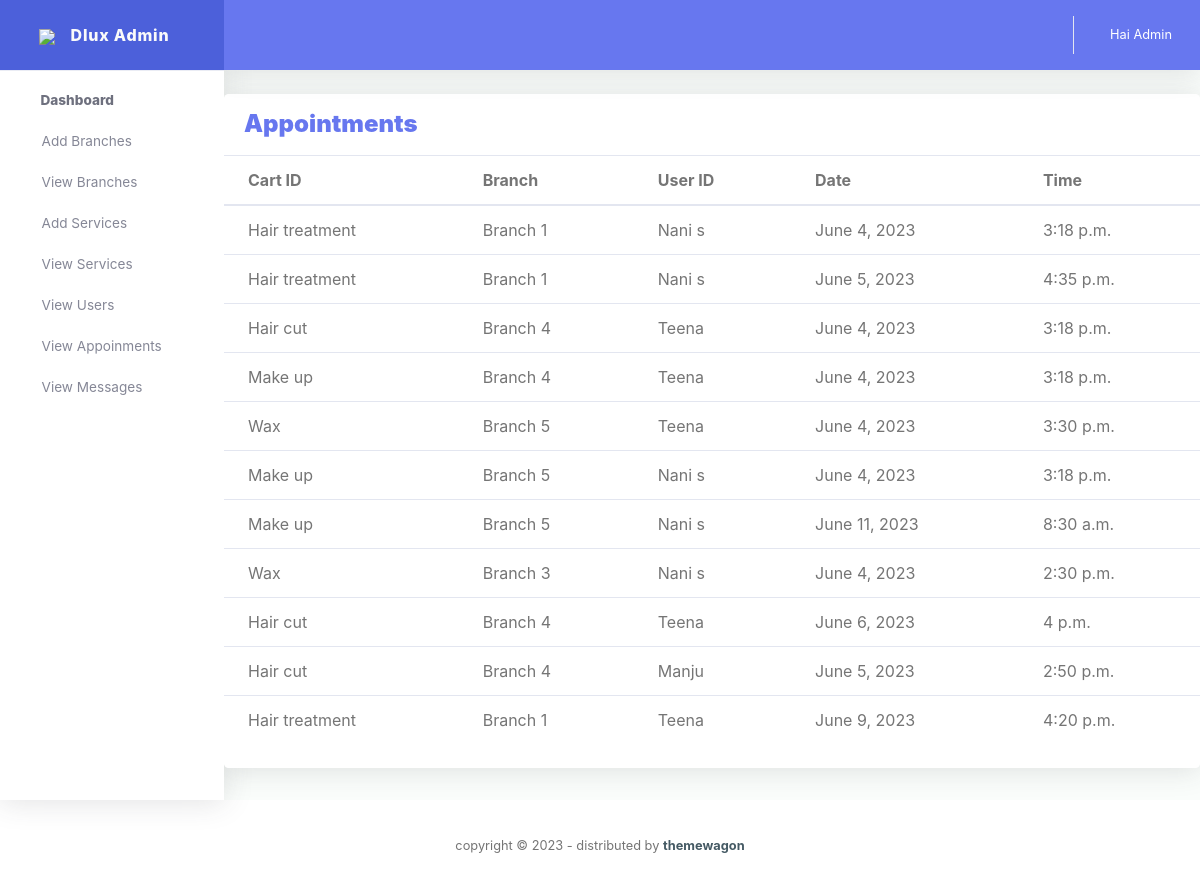
Page /booking-list/ on the committed database.
### Userapp/models.py (models this page shows)
class Booking(models.Model):
    cartid = models.ForeignKey(Cart, on_delete=models.CASCADE, default=1)
    userid = models.ForeignKey(Register, on_delete=models.CASCADE,default=12)
    status = models.IntegerField()
    date = models.DateField(default=0)
    time = models.TimeField(default=0)

class Cart(models.Model):
    serviceid = models.ForeignKey(Service, on_delete=models.CASCADE)
    userid = models.ForeignKey(Register, on_delete=models.CASCADE)
    total = models.IntegerField(default=0)
    status = models.IntegerField(default=0)

class Register(models.Model):
    name=models.CharField(max_length=10)
    email=models.EmailField()
    password=models.CharField(max_length=20)

### Adminapp/models.py (models this page shows)
class Service(models.Model):
    servicename = models.CharField(max_length=10)
    branchname = models.CharField(max_length=10)
    price = models.IntegerField()
    image = models.ImageField(upload_to='pic', default='null.jpg')
    service_name = models.CharField(max_length=100, default='')
    service_type = models.CharField(max_length=100, default='')

### Adminapp/views.py (the view)
# urls.py: path('booking-list/', views.booking_list, name='booking_list'),
def booking_list(request):
    booklist = Booking.objects.all()
    return render(request, 'booking_list.html', {'booklist': booklist})

### Adminapp/templates/booking_list.html
{% extends 'adminindex.html' %}
{% block content %}
<div class="row">
    <div class="col-lg-12 mb-4">
      <div class="card">
        <div class="card-header py-3 d-flex flex-row align-items-center justify-content-between">
          <h4 class="m-0 font-weight-bold text-primary"><b>Appointments</b></h4>
        </div>
        <div class="table-responsive">
            <table class="table">
              <thead>
                <tr>
                  <th>Cart ID</th>
                  <th>Branch</th>
                  <th>User ID</th>
                  <th>Date</th>
                  <th>Time</th>
                </tr>
              </thead>
              <tbody>
                {% for booking in booklist %}
                <tr>
                    <td>{{ booking.cartid.serviceid.servicename }}</td>
                    <td>{{ booking.cartid.serviceid.branchname }}</td>
                    <td>{{ booking.userid.name }}</td>
                    <td>{{ booking.date }}</td>
                    <td>{{ booking.time }}</td>
                </tr>
                {% endfor %}
              </tbody>
            </table>
        </div>
        <div class="card-footer"></div>
      </div>
    </div>
  </div>
{% endblock %}

### rows in the picture
Booking: cartid.serviceid.servicename "Hair treatment", cartid.serviceid.branchname "Branch 1", userid.name "Nani s", date "June 4, 2023", time "3:18 p.m."
Booking: cartid.serviceid.servicename "Hair treatment", cartid.serviceid.branchname "Branch 1", userid.name "Nani s", date "June 5, 2023", time "4:35 p.m."
Booking: cartid.serviceid.servicename "Hair cut", cartid.serviceid.branchname "Branch 4", userid.name "Teena", date "June 4, 2023", time "3:18 p.m."
Booking: cartid.serviceid.servicename "Make up", cartid.serviceid.branchname "Branch 4", userid.name "Teena", date "June 4, 2023", time "3:18 p.m."
Booking: cartid.serviceid.servicename "Wax", cartid.serviceid.branchname "Branch 5", userid.name "Teena", date "June 4, 2023", time "3:30 p.m."
Booking: cartid.serviceid.servicename "Make up", cartid.serviceid.branchname "Branch 5", userid.name "Nani s", date "June 4, 2023", time "3:18 p.m."
Booking: cartid.serviceid.servicename "Make up", cartid.serviceid.branchname "Branch 5", userid.name "Nani s", date "June 11, 2023", time "8:30 a.m."
Booking: cartid.serviceid.servicename "Wax", cartid.serviceid.branchname "Branch 3", userid.name "Nani s", date "June 4, 2023", time "2:30 p.m."
Booking: cartid.serviceid.servicename "Hair cut", cartid.serviceid.branchname "Branch 4", userid.name "Teena", date "June 6, 2023", time "4 p.m."
Booking: cartid.serviceid.servicename "Hair cut", cartid.serviceid.branchname "Branch 4", userid.name "Manju", date "June 5, 2023", time "2:50 p.m."
Booking: cartid.serviceid.servicename "Hair treatment", cartid.serviceid.branchname "Branch 1", userid.name "Teena", date "June 9, 2023", time "4:20 p.m."
